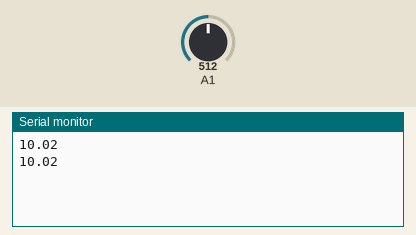
A sketch run on a simulated Arduino Uno, built with avr-gcc and run on an emulated ATmega328P. On the bench: the last lines printed to the serial monitor. The inputs (shaded band) are chosen by the test bench; at power-on: A1 = 512.

Above: at 2.8 s.
2.9 s: A1 set to 1005
At 3.8 s:
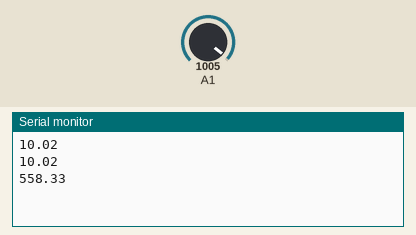
4.4 s: A1 set to 1023
At 5.4 s:
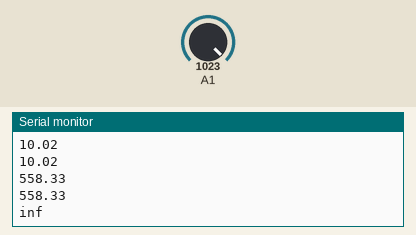

Measured:
- the behaviour switches between 1022 and 1023 on A1 (found by bisection; images 1 and 2)
- after the input at 2.9 s, the serial monitor: prints a new line after 0.10 s (image 1)
- after the input at 4.4 s, the serial monitor: prints a new line after 0.60 s (image 2)

The sketch:

rc_car_servo_voltage_divider.ino
```cpp
unsigned long lastMillis = 0;

void setup()
{
  Serial.begin(9600);
}

void loop()
{
  unsigned long currentMillis = millis();
  float R1 = 10;   // First resistor
  float R2 = 0;    // Second resistor
  float Vin = 5.0; // Input voltage

  // only run every second
  if (currentMillis - lastMillis >= 1000)
  {
    lastMillis = currentMillis;

    // Raw number from analog input; number ranges from 0 to 1023
    int raw = analogRead(A1);

    // Convert the raw value into a voltage.
    float Vout = (5.0 / 1023.0) * raw;

    // The equation
    R2 = R1 * (1 / ((Vin / Vout) - 1));
    Serial.println(R2);
  }
}
```
